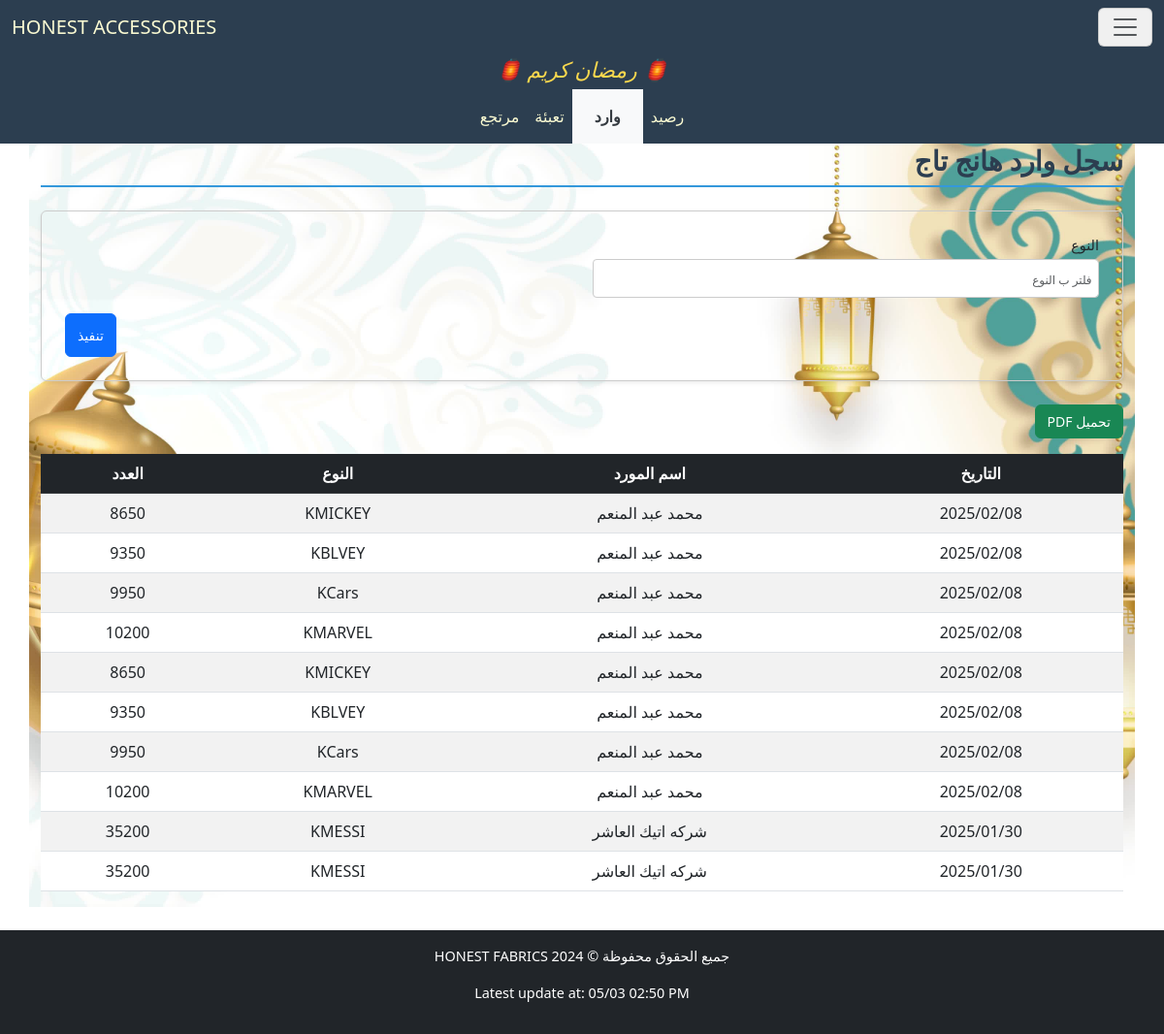
The page /accessories/HangTagSupplies/ on the database its author committed.
### accessories/models.py (models this page shows)
class SupplierBaseModel(BaseModel):
    supplier_name = models.CharField("اسم المورد", max_length=255, null=True, blank=True)
    class Meta:
        abstract = True

class HangTagBaseModel(IDBaseModel):
    type = models.CharField("النوع", max_length=255, null=True, blank=True)
    quantity = models.IntegerField("العدد", null=True, blank=True)
    class Meta:
        abstract = True

class HangTagSupplies(SupplierBaseModel, HangTagBaseModel):
    pass

### accessories/views.py (the view)
# urls.py: path('HangTagSupplies/', HangTagSuppliesView.as_view(), name='HangTagSuppliesView'),
class HangTagSuppliesView(FilterableListView):
    template_name = "accessories/HangTagSupplies.html"
    model = HangTagSupplies
    filter_fields = ['type']
    columns = ["التاريخ","اسم المورد","النوع","العدد"]

### accessories/views.py (called while the page is built)
    def get_queryset(self):
        queryset = super().get_queryset()
        filters = Q()
        for field in self.filter_fields:
            filter_value = self.request.GET.get(field)
            if filter_value:
                filters &= Q(**{f"{field}__icontains": filter_value})
        filtered_queryset = queryset.filter(filters)
        try:
            filtered_queryset = filtered_queryset.order_by('-date')
        except:
            pass
        return filtered_queryset

    def get_context_data(self, **kwargs):
        context = super().get_context_data(**kwargs)
        update = Updates.objects.all().order_by('-date').first()
        context['update'] = localtime(update.date).strftime("%d/%m %I:%M %p") if update and update.date else None
        context['columns'] = self.columns
        model_meta = self.model._meta
        context['filter_fields'] = [
            {
                'field_name': field,
                'verbose_name': model_meta.get_field(field).verbose_name,
                'value': self.request.GET.get(field) or "",
            }
            for field in self.filter_fields
        ]
        return context

### accessories/templates/accessories/HangTagSupplies.html (shortened to what this page needs)
{% extends "accessories/layout.html" %}
{% load static %}
{% block home_page %}
<a class="navbar-brand" href="{% url 'CartonSuppliesView' %}">HONEST ACCESSORIES</a>
{% endblock %}
{% block navbar_links_small %}
<li class="p-2 nav-item">
    <a class="nav-link active" aria-current="page" href="{% url 'HangTagStockView' %}">رصيد</a>
</li>
<li class="p-2 nav-item nav_link_active">
    <a class="nav-link active" aria-current="page" href="{% url 'HangTagSuppliesView' %}">وارد</a>
</li>
<li class="p-2 nav-item">
    <a class="nav-link active" aria-current="page" href="{% url 'PackagingHangTagView' %}">تعبئة</a>
</li>
<li class="p-2 nav-item">
    <a class="nav-link active" aria-current="page" href="{% url 'ReturnHangTagView' %}">مرتجع</a>
</li>
{% endblock %}
{% block body %}
<h2 class="section-title pt-4">سجل وارد هانج تاج</h2>
<form method="get" class="filter-form-flex mb-4 p-4 rounded shadow-sm">
        {% for filter_field in filter_fields %}
        <div class="form-group mb-3">
            <label for="filter_{{ forloop.counter }}" class="form-label">{{ filter_field.verbose_name }}</label>
            <input type="text" id="filter_{{ forloop.counter }}" name="{{ filter_field.field_name }}"
                   placeholder="فلتر ب {{ filter_field.verbose_name }}"
                   class="form-control"
                   value="{{ filter_field.value }}">
        </div>
        {% endfor %}
        <div class="submit-container">
            <button type="submit" class="btn btn-primary submit-btn">تنفيذ</button>
        </div>
    </form>
    <button onclick="generatePDF()" class="btn btn-success mb-3">تحميل PDF</button>
    <div style="overflow-y: auto; max-height: 70vh; position: relative;" class="table-responsive mb-4">
        <table id="data-table" class="table table-striped">
            <thead class="table-dark">
                <tr>
                    <th style="position: sticky; top: 0;" >التاريخ</th>
                    <th style="position: sticky; top: 0;" >اسم المورد</th>
                    <th style="position: sticky; top: 0;" >النوع</th>
                    <th style="position: sticky; top: 0;" >العدد</th>
                </tr>
            </thead>
            <tbody>
                {% for model in models %}
                <tr>
                    <td>{{ model.date|date:"Y/m/d" }}</td>
                    <td>{{ model.supplier_name }}</td>
                    <td>{{ model.type }}</td>
                    <td>{{ model.quantity }}</td>
                </tr>
                {% empty %}
                <tr>
                    <td colspan="4" class="text-center">لا يوجد عناصر</td>
                </tr>
                {% endfor %}
            </tbody>
        </table>
    </div>
{% endblock body %}

### cloth/static/cloth/styles.css (style rules this page uses)
:root { --primary-color: #3498db; --light-blue: #3db1ff5e; --secondary-color: #2c3e50; --success-color: #2ecc71; --danger-color: #e74c3c; --warning-color: #f1c40f; --light-bg: #f8f9fa; --dark-bg: #343a40; --light-text: lightgoldenrodyellow; --golden-text: rgb(255, 255, 0); --border-color: #dee2e6; --white-color: #ffffff; }
*, *::before, *::after { box-sizing: border-box; }
ul, div { padding: 0; margin: 0; }
body { background-color: var(--light-bg); margin-inline: 0; font-family: 'Segoe UI', Tahoma, Geneva, Verdana, sans-serif; line-height: 1.6; font-size: 16px; }
#navbar, #navbar a, #navbar-menu-body, #navbar-menu-body a { color: var(--light-text); }
.section-title { color: var(--secondary-color); border-bottom: 2px solid var(--primary-color); padding-bottom: 0.5rem; margin-bottom: 1.5rem; font-weight: bold; }
.table { border-collapse: separate; border-spacing: 0; border-radius: 8px; width: 100%; }
.table th, .table td { text-align: center; vertical-align: middle; padding: 10px; }
.table-striped tbody tr:nth-of-type(odd) { background-color: var(--light-bg); }
.table-dark th { background-color: var(--secondary-color); color: var(--light-text); }
.table-responsive { overflow-x: auto; }
.table-responsive table th, .table-responsive table td { white-space: nowrap; min-width: fit-content; }
.table-responsive table { width: 100%; table-layout: auto; }
.filter-form-flex { display: flex; flex-wrap: wrap; padding: 1rem; border: 1px solid #ccc; border-radius: 8px; justify-content: space-between; column-gap: 2px; direction: rtl; }
.filter-form-flex .form-group { display: flex; flex-direction: column; margin-bottom: 5px; width: 49%; }
.filter-form-flex .form-label { font-size: 0.9rem; margin-bottom: 0.25rem; }
.filter-form-flex .form-control { border: 1px solid #ccc; border-radius: 4px; padding: 0.4rem; font-size: 0.9rem; }
.filter-form-flex input[type="text"], .filter-form-flex input[type="number"], .filter-form-flex input[type="date"] { width: 100%; height: 40px; }
.submit-container { display: flex; justify-content: flex-end; width: 100%; }
.filter-form-flex .submit-btn { width: auto; height: 45px; font-size: 1rem; }
@media (max-width: 1200px) { body { font-size: 15px; } }
@media (max-width: 1200px) { h4.section-title, h2 { font-size: 28px !important; } }
@media (max-width: 1200px) { p.lead, .oped_details_btn, .btn { font-size: 14px !important; } }
@media (max-width: 1200px) { ::placeholder { font-size: 12px !important; } }
.nav_link_active { background-color: var(--light-bg) !important; }
.nav_link_active a { color: var(--dark-bg) !important; padding-inline: 15px; font-weight: 600; }

### rows shown on the page
HangTagSupplies: date "2025/02/08", supplier_name "محمد عبد المنعم", type "KMICKEY", quantity "8650"
HangTagSupplies: date "2025/02/08", supplier_name "محمد عبد المنعم", type "KBLVEY", quantity "9350"
HangTagSupplies: date "2025/02/08", supplier_name "محمد عبد المنعم", type "KCars", quantity "9950"
HangTagSupplies: date "2025/02/08", supplier_name "محمد عبد المنعم", type "KMARVEL", quantity "10200"
HangTagSupplies: date "2025/02/08", supplier_name "محمد عبد المنعم", type "KMICKEY", quantity "8650"
HangTagSupplies: date "2025/02/08", supplier_name "محمد عبد المنعم", type "KBLVEY", quantity "9350"
HangTagSupplies: date "2025/02/08", supplier_name "محمد عبد المنعم", type "KCars", quantity "9950"
HangTagSupplies: date "2025/02/08", supplier_name "محمد عبد المنعم", type "KMARVEL", quantity "10200"
HangTagSupplies: date "2025/01/30", supplier_name "شركه اتيك العاشر", type "KMESSI", quantity "35200"
HangTagSupplies: date "2025/01/30", supplier_name "شركه اتيك العاشر", type "KMESSI", quantity "35200"

### other values the page prints
{{ filter_field.verbose_name }} "النوع"
{{ update }} "05/03 02:50 PM"
